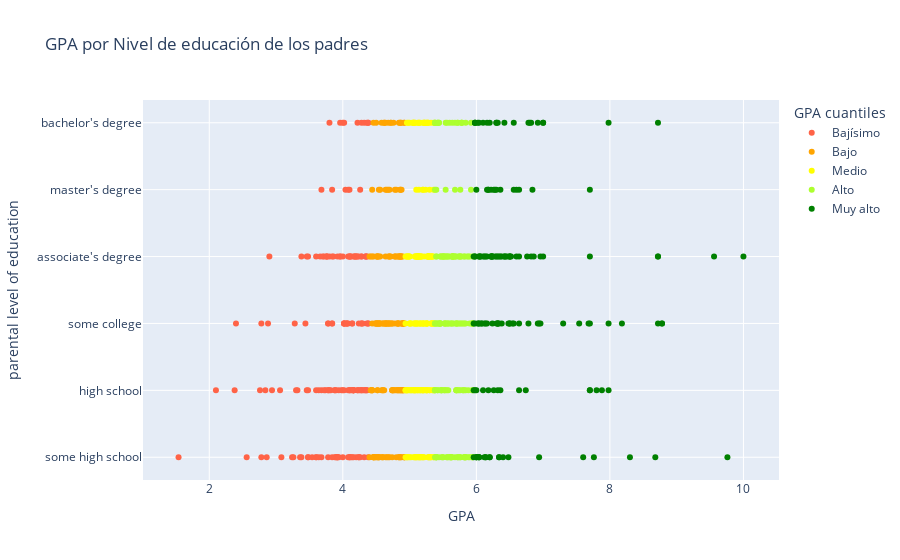

Notebook code cell kept with this figure:
### Code cell
# Código para quintiles 
# La variable que contenga los quintiles debe llamarse GPA cuantiles para que el gráfico funcione.
df_grades.rename(columns = {'score mean':'GPA'}, inplace = True)
df_grades["GPA cuantiles"] = pd.qcut(df_grades["GPA"], 5, labels=['Bajísimo', 'Bajo', 'Medio', 'Alto', 'Muy alto'])

# Código de gráfico 
fig = px.scatter(
    df_grades.sort_values(by="GPA"),
    x="GPA",
    y="parental level of education",
    hover_data=["gender"],
    color="GPA cuantiles",
    title="GPA por Nivel de educación de los padres",
    color_discrete_sequence=["tomato", "orange", "yellow", "greenyellow", "green"]
)

fig

### Figure 1 — Plotly figure (JSON) as saved in the notebook; plotly's stock layout.template omitted (floating-point values rounded to 4 significant figures; data arrays with more than 128 entries replaced by an {"elided": "..."} marker saying what was removed)
{"data": [{"customdata": {"elided": "164x1 str values"}, "hovertemplate": "GPA cuantiles=Bajísimo<br>GPA=%{x}<br>parental level of education=%{y}<br>gender=%{customdata[0]}<extra></extra>", "legendgroup": "Bajísimo", "marker": {"color": "tomato", "symbol": "circle"}, "mode": "markers", "name": "Bajísimo", "orientation": "h", "showlegend": true, "type": "scatter", "x": {"elided": "164 float values"}, "xaxis": "x", "y": {"elided": "164 str values"}, "yaxis": "y"}, {"customdata": {"elided": "156x1 str values"}, "hovertemplate": "GPA cuantiles=Bajo<br>GPA=%{x}<br>parental level of education=%{y}<br>gender=%{customdata[0]}<extra></extra>", "legendgroup": "Bajo", "marker": {"color": "orange", "symbol": "circle"}, "mode": "markers", "name": "Bajo", "orientation": "h", "showlegend": true, "type": "scatter", "x": {"elided": "156 float values"}, "xaxis": "x", "y": {"elided": "156 str values"}, "yaxis": "y"}, {"customdata": {"elided": "164x1 str values"}, "hovertemplate": "GPA cuantiles=Medio<br>GPA=%{x}<br>parental level of education=%{y}<br>gender=%{customdata[0]}<extra></extra>", "legendgroup": "Medio", "marker": {"color": "yellow", "symbol": "circle"}, "mode": "markers", "name": "Medio", "orientation": "h", "showlegend": true, "type": "scatter", "x": {"elided": "164 float values"}, "xaxis": "x", "y": {"elided": "164 str values"}, "yaxis": "y"}, {"customdata": {"elided": "161x1 str values"}, "hovertemplate": "GPA cuantiles=Alto<br>GPA=%{x}<br>parental level of education=%{y}<br>gender=%{customdata[0]}<extra></extra>", "legendgroup": "Alto", "marker": {"color": "greenyellow", "symbol": "circle"}, "mode": "markers", "name": "Alto", "orientation": "h", "showlegend": true, "type": "scatter", "x": {"elided": "161 float values"}, "xaxis": "x", "y": {"elided": "161 str values"}, "yaxis": "y"}, {"customdata": {"elided": "151x1 str values"}, "hovertemplate": "GPA cuantiles=Muy alto<br>GPA=%{x}<br>parental level of education=%{y}<br>gender=%{customdata[0]}<extra></extra>", "legendgroup": "Muy alto", "marker": {"color": "green", "symbol": "circle"}, "mode": "markers", "name": "Muy alto", "orientation": "h", "showlegend": true, "type": "scatter", "x": {"elided": "151 float values"}, "xaxis": "x", "y": {"elided": "151 str values"}, "yaxis": "y"}], "layout": {"legend": {"title": {"text": "GPA cuantiles"}, "tracegroupgap": 0}, "title": {"text": "GPA por Nivel de educación de los padres"}, "xaxis": {"anchor": "y", "domain": [0, 1], "title": {"text": "GPA"}}, "yaxis": {"anchor": "x", "domain": [0, 1], "title": {"text": "parental level of education"}}}}
